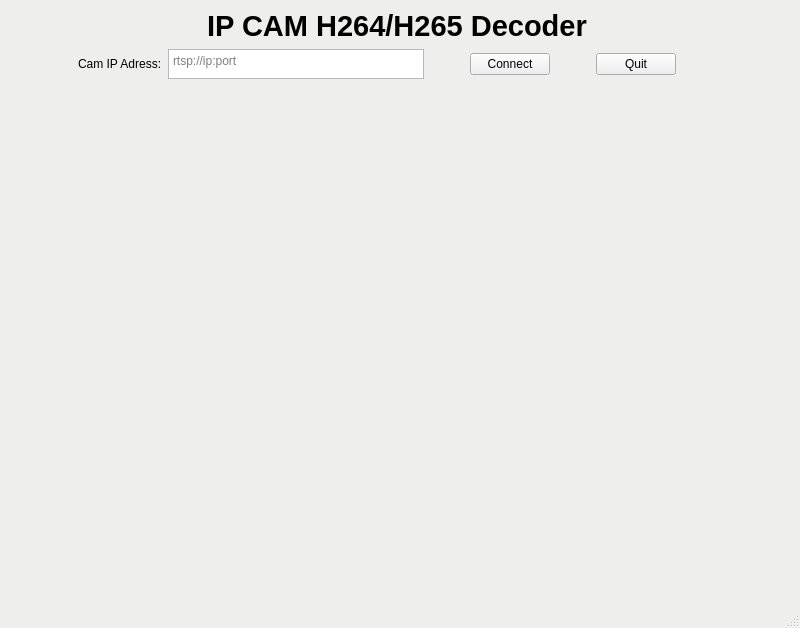
<?xml version="1.0" encoding="UTF-8"?>
<ui version="4.0">
 <class>MainWindow</class>
 <widget class="QMainWindow" name="MainWindow">
  <property name="geometry">
   <rect>
    <x>0</x>
    <y>0</y>
    <width>800</width>
    <height>628</height>
   </rect>
  </property>
  <property name="windowTitle">
   <string>MainWindow</string>
  </property>
  <property name="styleSheet">
   <string notr="true">QMainWindow{
	background-color: rgb(238, 238, 236);
}</string>
  </property>
  <widget class="QWidget" name="centralwidget">
   <layout class="QGridLayout" name="gridLayout_2">
    <item row="0" column="0">
     <layout class="QGridLayout" name="gridLayout">
      <item row="4" column="1">
       <spacer name="verticalSpacer_2">
        <property name="orientation">
         <enum>Qt::Vertical</enum>
        </property>
        <property name="sizeHint" stdset="0">
         <size>
          <width>20</width>
          <height>40</height>
         </size>
        </property>
       </spacer>
      </item>
      <item row="6" column="1">
       <spacer name="verticalSpacer">
        <property name="orientation">
         <enum>Qt::Vertical</enum>
        </property>
        <property name="sizeHint" stdset="0">
         <size>
          <width>20</width>
          <height>40</height>
         </size>
        </property>
       </spacer>
      </item>
      <item row="1" column="0">
       <spacer name="horizontalSpacer">
        <property name="orientation">
         <enum>Qt::Horizontal</enum>
        </property>
        <property name="sizeHint" stdset="0">
         <size>
          <width>40</width>
          <height>20</height>
         </size>
        </property>
       </spacer>
      </item>
      <item row="3" column="2">
       <widget class="QLabel" name="label_2">
        <property name="text">
         <string/>
        </property>
       </widget>
      </item>
      <item row="5" column="1">
       <widget class="QLabel" name="label_img">
        <property name="text">
         <string/>
        </property>
        <property name="pixmap">
         <pixmap>../../../../../../Área de Trabalho/git/2020/tecnico_instalador_gui/images/empty.jpg</pixmap>
        </property>
       </widget>
      </item>
      <item row="3" column="1">
       <layout class="QHBoxLayout" name="horizontalLayout">
        <item>
         <widget class="QLabel" name="label_3">
          <property name="text">
           <string>Cam IP Adress:</string>
          </property>
         </widget>
        </item>
        <item>
         <widget class="QTextEdit" name="textEdit">
          <property name="maximumSize">
           <size>
            <width>16777215</width>
            <height>30</height>
           </size>
          </property>
          <property name="placeholderText">
           <string>rtsp://ip:port</string>
          </property>
         </widget>
        </item>
        <item>
         <spacer name="horizontalSpacer_3">
          <property name="orientation">
           <enum>Qt::Horizontal</enum>
          </property>
          <property name="sizeHint" stdset="0">
           <size>
            <width>40</width>
            <height>20</height>
           </size>
          </property>
         </spacer>
        </item>
        <item>
         <widget class="QPushButton" name="pushButton">
          <property name="text">
           <string>Connect</string>
          </property>
         </widget>
        </item>
        <item>
         <layout class="QHBoxLayout" name="horizontalLayout_2">
          <item>
           <spacer name="horizontalSpacer_5">
            <property name="orientation">
             <enum>Qt::Horizontal</enum>
            </property>
            <property name="sizeHint" stdset="0">
             <size>
              <width>40</width>
              <height>20</height>
             </size>
            </property>
           </spacer>
          </item>
          <item>
           <widget class="QPushButton" name="pushButton_2">
            <property name="text">
             <string>Quit</string>
            </property>
           </widget>
          </item>
          <item>
           <spacer name="horizontalSpacer_4">
            <property name="orientation">
             <enum>Qt::Horizontal</enum>
            </property>
            <property name="sizeHint" stdset="0">
             <size>
              <width>40</width>
              <height>20</height>
             </size>
            </property>
           </spacer>
          </item>
         </layout>
        </item>
       </layout>
      </item>
      <item row="1" column="1">
       <widget class="QLabel" name="label">
        <property name="text">
         <string>&lt;html&gt;&lt;head/&gt;&lt;body&gt;&lt;p align=&quot;center&quot;&gt;&lt;span style=&quot; font-size:22pt; font-weight:600;&quot;&gt;IP CAM H264/H265 Decoder&lt;/span&gt;&lt;/p&gt;&lt;/body&gt;&lt;/html&gt;</string>
        </property>
       </widget>
      </item>
      <item row="1" column="2">
       <spacer name="horizontalSpacer_2">
        <property name="orientation">
         <enum>Qt::Horizontal</enum>
        </property>
        <property name="sizeHint" stdset="0">
         <size>
          <width>40</width>
          <height>20</height>
         </size>
        </property>
       </spacer>
      </item>
     </layout>
    </item>
   </layout>
  </widget>
  <widget class="QMenuBar" name="menubar">
   <property name="geometry">
    <rect>
     <x>0</x>
     <y>0</y>
     <width>800</width>
     <height>22</height>
    </rect>
   </property>
  </widget>
  <widget class="QStatusBar" name="statusbar"/>
 </widget>
 <resources/>
 <connections/>
</ui>
